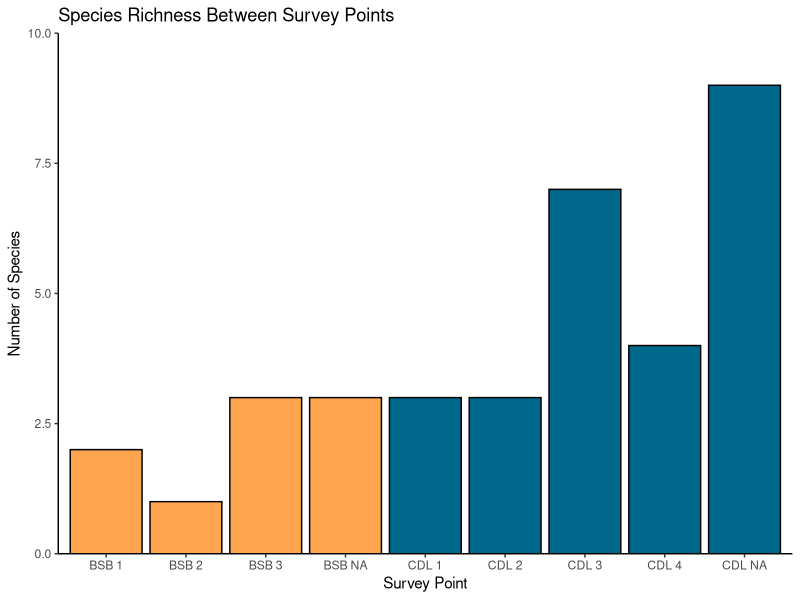
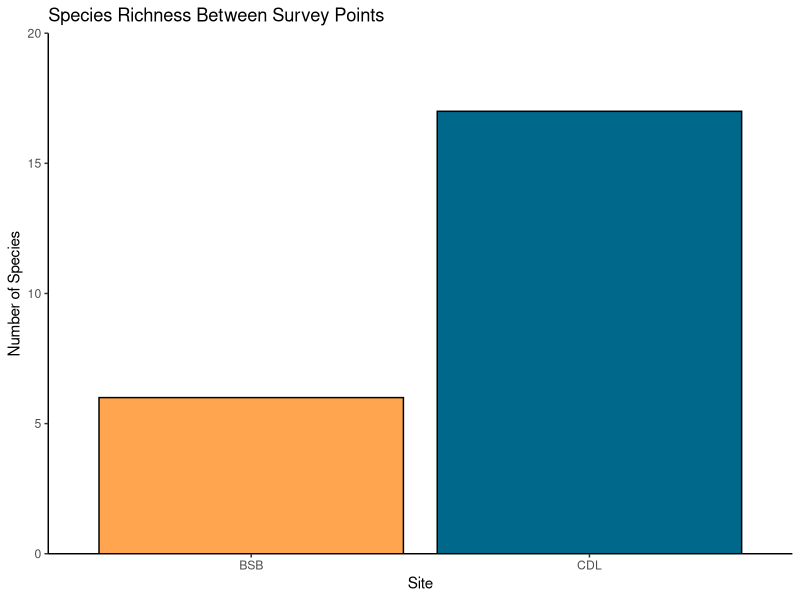
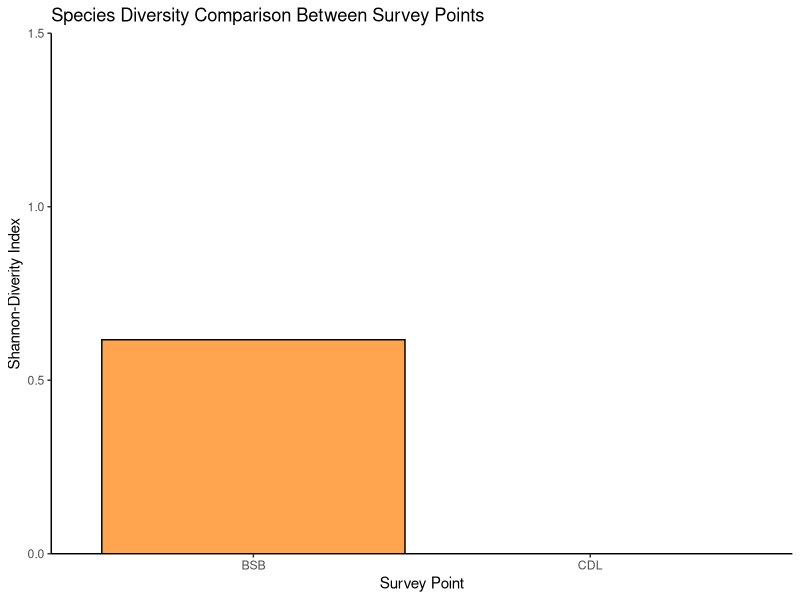
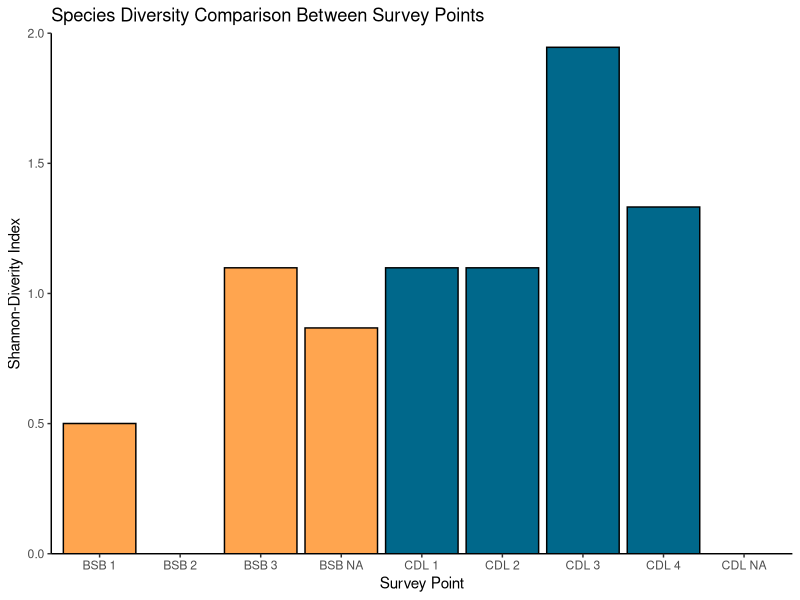
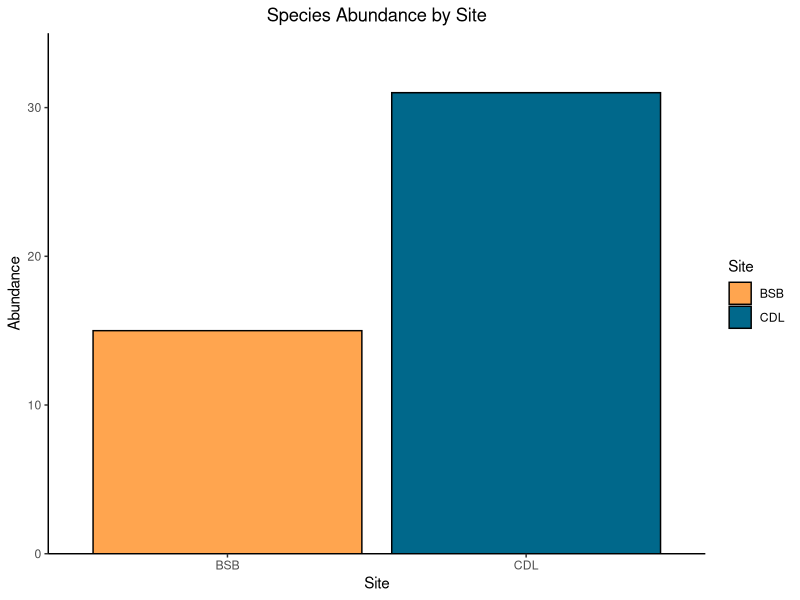
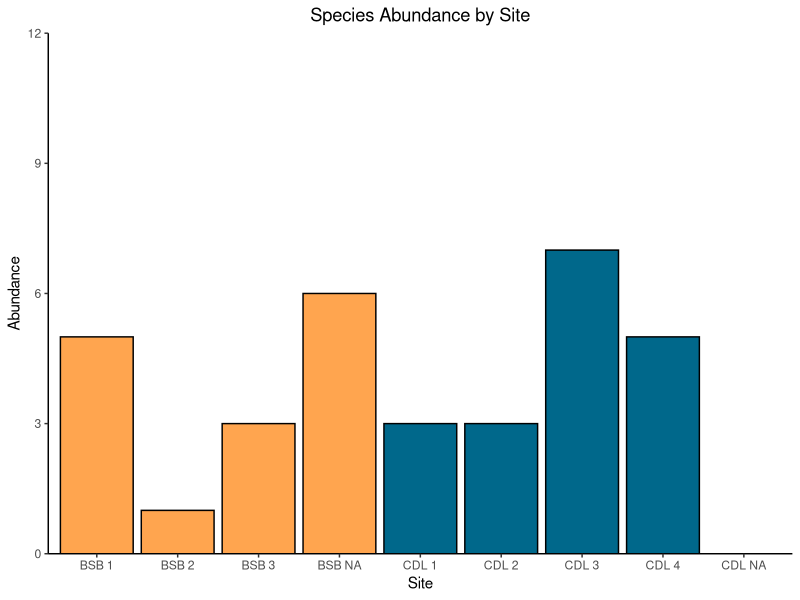

These charts were generated, in order, by the following R code: (Note: this script raises an error after producing the figures.)
## ---- chunk 1
library(ggplot2)
library(tidyverse)
library(vegan)
## ---- chunk 2
#Load csv files
bird1 <-read.csv("Bird Survey Data - December 2023.csv")
bird2 <-read.csv("Bird Survey Data - February 2024.csv")
## ---- chunk 3
#Merge data sets
bird <- bind_rows(bird1, bird2) 
#Make a new column that combines the Site and Survey point
bird$SiteID<- paste(bird$Site, bird$Point)
#Change date from mm/dd/yyyy to yyyy-mm-dd
bird$Date<-as.Date(bird$Date, "%m/%d/%y")

## ---- chunk 4
#Summarize count of each bird species found at each site
birdcount <- bird %>%
  group_by(SiteID, Species, Date, Site) %>%
  summarise(Count = n()) %>%
  ungroup()

## ---- chunk 5
#These lines of code add 0 to species that were observed in one siteID but not the others
bird_zero <- expand.grid(Species = unique(birdcount$Species), SiteID = unique(birdcount$SiteID)) 
#Joins bird_zero and birdcount into one dataframe by matching Species and Site ID
bird_zero <- left_join(bird_zero, birdcount, by = c("Species", "SiteID"))
#If bird count is NA, replace with 0
bird_zero$Count[is.na(bird_zero$Count)] <- 0
## ---- chunk 6
#log transform data
bird_zero$Countln <- log((bird_zero$Count)+1)
#Only keep specified columns
bird_zero<- bird_zero %>%
  select(Species, SiteID, Count, Countln)
## ---- chunk 7

## ---- chunk 8
#Species richness at each survey point
species_richness_point<- birdcount %>%
  group_by(SiteID) %>%
  summarize(Richness = n_distinct(Species))

## ---- chunk 9
#Graph species richness by survey point
ggplot() +
  geom_bar(data = species_richness_point, aes(x = SiteID, y = Richness, fill = ifelse(grepl("^BSB", SiteID), "BSB", "CDL")), stat = "identity", position = "dodge", color = "black") +
  labs(title = "Species Richness Between Survey Points",
       x = "Survey Point", y = "Number of Species") +
  scale_fill_manual(values = c("BSB" = "tan1", "CDL" = "deepskyblue4")) +
  theme(plot.title = element_text(hjust = 0.5))+
  scale_y_continuous(expand = c(0, 0),limits = c(0,10)) + 
  theme_classic()+
  guides(fill = FALSE)
## ---- chunk 10
#Species richness at each survey site
species_richness_site<- birdcount %>%
  group_by(Site) %>%
  summarize(Richness = n_distinct(Species))
## ---- chunk 11
#Graph species richness by survey site
ggplot() +
  geom_bar(data = species_richness_site, aes(x = Site, y = Richness, fill=Site), stat = "identity", position = "dodge", color = "black") +
  labs(title = "Species Richness Between Survey Points",
       x = "Site", y = "Number of Species") +
  scale_fill_manual(values = c("BSB" = "tan1", "CDL" = "deepskyblue4")) +
  theme(plot.title = element_text(hjust = 0.5))+
  scale_y_continuous(expand = c(0, 0),limits = c(0,20)) + 
  theme_classic()+
  guides(fill = FALSE)
## ---- chunk 12
#Calculate relative abundance of each survey point
birdcount2 <- birdcount %>%
  group_by(SiteID, Date) %>%
  mutate(Relative_Abundance = Count / sum(Count))

#Calculate the Shannon-diversity index for each survey point separated by date
shannon_index <- birdcount2 %>%
  group_by(SiteID, Site, Date) %>%
  summarize(Shannon_Index = -sum(Relative_Abundance * log(Relative_Abundance)))
## ---- chunk 13
#Calculate the average Shannon-diversity index for each survey point
surveysite_diversity <- shannon_index %>%
  group_by(Site) %>%
  summarise(across(where(is.numeric), mean, na.rm = TRUE))
## ---- chunk 14
#Graph by total in each survey site
ggplot() +
  geom_bar(data = surveysite_diversity, aes(x = Site, y = Shannon_Index, fill = ifelse(grepl("^BSB", Site), "BSB", "CDL")), stat = "identity", position = "dodge", color = "black") +
  labs(title = "Species Diversity Comparison Between Survey Points",
       x = "Survey Point", y = "Shannon-Diverity Index") +
  scale_fill_manual(values = c("BSB" = "tan1", "CDL" = "deepskyblue4")) +
  theme(plot.title = element_text(hjust = 0.5))+
  scale_y_continuous(expand = c(0, 0),limits = c(0,1.5)) + 
  theme_classic()+
  guides(fill = FALSE)
## ---- chunk 15
#Calculate the average Shannon-diversity index for each survey point
surveypoint_diversity <- shannon_index %>%
  group_by(SiteID) %>%
  summarise(across(where(is.numeric), mean, na.rm = TRUE))
## ---- chunk 16
#Graph by total in each survey point
ggplot() +
  geom_bar(data = surveypoint_diversity, aes(x = SiteID, y = Shannon_Index, fill = ifelse(grepl("^BSB", SiteID), "BSB", "CDL")), stat = "identity", position = "dodge", color = "black") +
  labs(title = "Species Diversity Comparison Between Survey Points",
       x = "Survey Point", y = "Shannon-Diverity Index") +
  scale_fill_manual(values = c("BSB" = "tan1", "CDL" = "deepskyblue4")) +
  theme(plot.title = element_text(hjust = 0.5))+
  scale_y_continuous(expand = c(0, 0),limits = c(0,2)) + 
  theme_classic()+
  guides(fill = FALSE)

## ---- chunk 17
#total bird count per site
birdtotal <- bird %>%
  group_by(Site) %>%
  summarise(Count = n()) %>%
  ungroup()
## ---- chunk 18
#Graph of abundance at each site
ggplot(birdtotal, aes(x = Site, y = Count, fill=Site)) +
  geom_bar(stat = "identity", color="black") +
  labs(x = "Site", y = "Abundance", title = "Species Abundance by Site") +
  scale_fill_manual(values = c("BSB" = "tan1", "CDL" = "deepskyblue4"))+
  scale_y_continuous(expand = c(0, 0),limits = c(0,35)) +
  theme_classic()+
  theme(plot.title = element_text(hjust = 0.5))
## ---- chunk 19
#total bird count per survey point
birdtotal_site <- bird %>%
  group_by(SiteID) %>%
  summarise(Count = n()) %>%
  ungroup()
## ---- chunk 20
ggplot(birdtotal_site, aes(x = SiteID, y = Count, fill = ifelse(grepl("^BSB", SiteID), "BSB", "CDL"))) +
  geom_bar(stat = "identity", color="black") +
  labs(x = "Site", y = "Abundance", title = "Species Abundance by Site") +
  scale_fill_manual(values = c("BSB" = "tan1", "CDL" = "deepskyblue4"))+
  scale_y_continuous(expand = c(0, 0),limits = c(0,12)) +
  theme_classic()+
  theme(plot.title = element_text(hjust = 0.5))+
  guides(fill = FALSE)
## ---- chunk 21
#total bird count by site and date
birdtotal_dateSite <- bird %>%
  group_by(Site, Date) %>%
  summarise(Count = n()) %>%
  ungroup()
## ---- chunk 22

## ---- chunk 23
#total bird count by survey point and date
birdtotal_date <- bird %>%
  group_by(SiteID, Date) %>%
  summarise(Count = n()) %>%
  ungroup()
## ---- chunk 24

## ---- chunk 25
migratory <- bird %>%
  group_by(Resident, Site) %>%
  summarise(Count = n())

## ---- chunk 26
ggplot(migratory, aes(x = Resident, y = Count, fill=Site)) +
  geom_bar(stat = "identity", position="dodge", color="black") +
  labs(x="Residency Status", y = "Abundance", 
       title = "Resident vs Migratory Birds by Site") +
  scale_fill_manual(values = c("BSB" = "tan1", "CDL" = "deepskyblue4"))+
  scale_x_discrete(labels = c("No" = "Migratory", "Yes" = "Resident"))+
  scale_y_continuous(expand = c(0, 0), limits = c(0, 25), 
                     labels = scales::number_format(scale = 1, accuracy = 1)) +
  theme_classic()+
  theme(plot.title = element_text(hjust = 0.5))
## ---- chunk 27
birdRAI <- birdcount |> 
  mutate(RAI = Count/2)
 #mutate(MonthYear = mdy(paste(Month,"1",Year,sep = "/"))) 
## ---- chunk 28
#Not the best to represent RAI
birdRAI |> 
  ggplot(aes(y = RAI, x = Date, color = Site)) + 
  geom_point() + 
  geom_line() + 
  facet_wrap(Site ~. )
